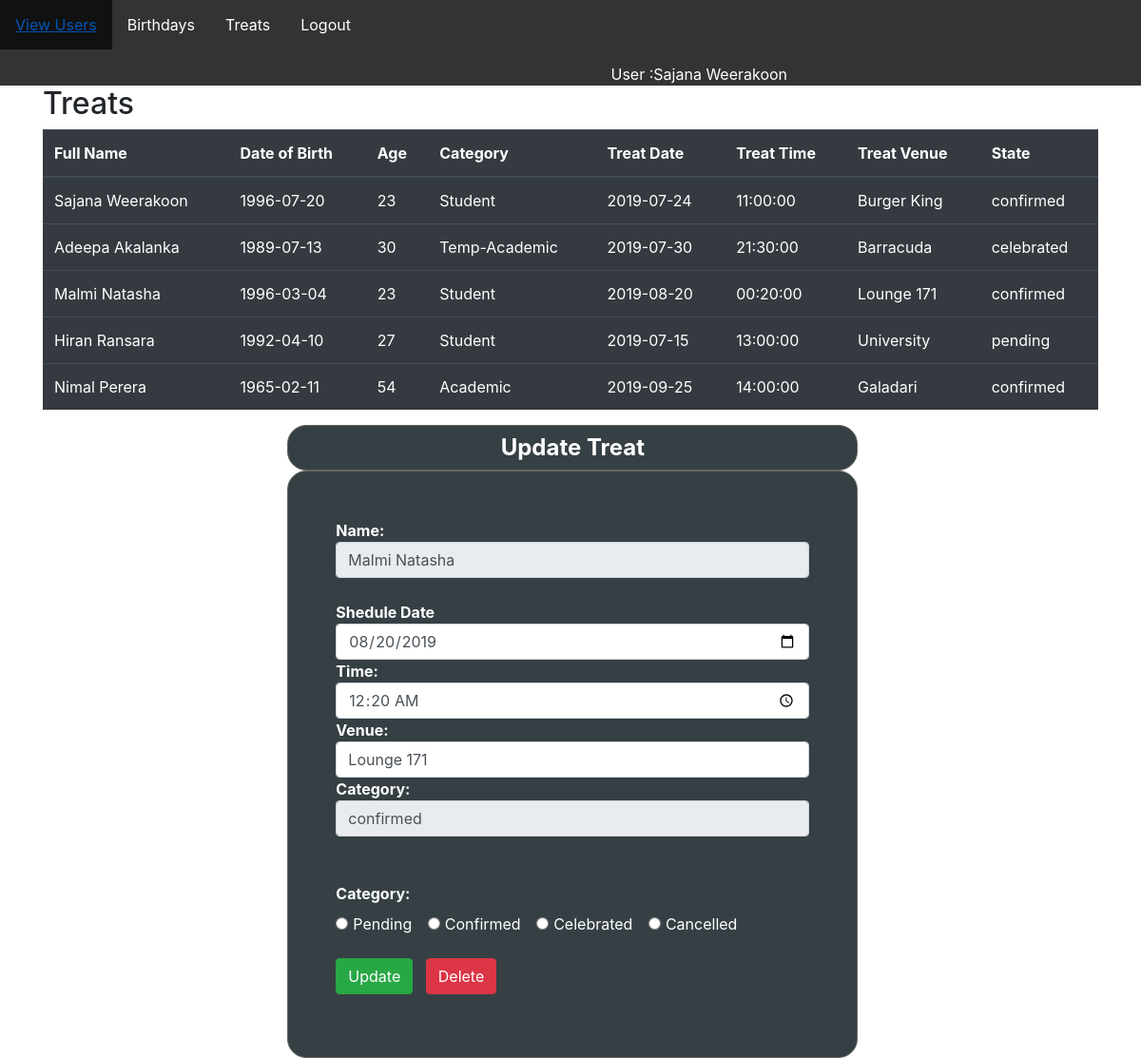
The app's page /treatshedule.php?treatid=4 (signed in) with its own data.
### tables this page shows
CREATE TABLE IF NOT EXISTS `treats` (
  `treat_id` int(11) NOT NULL AUTO_INCREMENT,
  `user_id` int(11) NOT NULL,
  `sheduleDate` date NOT NULL,
  `sheduleTime` time NOT NULL,
  `venue` varchar(50) NOT NULL,
  `state` varchar(50) NOT NULL,
  `treatNotes` varchar(50) NOT NULL,
  PRIMARY KEY (`treat_id`),
  KEY `user_id` (`user_id`)
);

CREATE TABLE IF NOT EXISTS `userdetails` (
  `user_id` int(50) NOT NULL AUTO_INCREMENT,
  `fname` varchar(50) NOT NULL,
  `lname` varchar(50) NOT NULL,
  `pname` varchar(50) NOT NULL,
  `DOB` date NOT NULL,
  `oemail` varchar(50) DEFAULT NULL,
  `pemail` varchar(50) NOT NULL,
  `mobile` int(10) NOT NULL,
  `facebook` varchar(50) DEFAULT NULL,
  `designation` varchar(50) DEFAULT NULL,
  `category` varchar(50) NOT NULL,
  `NIC` varchar(50) NOT NULL,
  `indexNO` varchar(50) DEFAULT NULL,
  `food` varchar(50) NOT NULL,
  `note` varchar(250) DEFAULT NULL,
  PRIMARY KEY (`user_id`)
);

### treatshedule.php (the view, shortened to what this page needs)
<?php
$con = mysqli_connect('localhost', 'root', '', 'birthday');
$query = "SELECT t.treat_id, u.user_id, u.fname, u.lname, u.DOB, u.category, t.sheduleDate, t.sheduleTime, t.venue, t.state FROM treats t, userdetails u where t.user_id = u.user_id";
$result = mysqli_query($con, $query);
?>
<!DOCTYPE html>
<html lang="en">
<head>
    <link rel="stylesheet" href="https://stackpath.bootstrapcdn.com/bootstrap/4.3.1/css/bootstrap.min.css"
>
        <link rel="stylesheet" href="./css/style.css">
</head>
<body>
<?php
  require_once("navbar.php");
  ?>
    <div class="container" id="alluser" >
        <h2>Treats</h2>
        <table class="table table-dark table-hover" id="treatTbl">
            <thead>
                <tr>
                    <th>Full Name</th>
                    <th>Date of Birth</th>
                    <th>Age</th>
                    <th>Category</th>
                    <th>Treat Date</th>
                    <th>Treat Time</th>
                    <th>Treat Venue</th>
                    <th>State</th>
                </tr>
            </thead>
            <tbody>
                <?php
                while($row = mysqli_fetch_assoc($result)){
                    $birthDate = $row['DOB'];
                     $birthDate = explode("-", $birthDate);
                    $age = (date("md", date("U", mktime(0, 0, 0, $birthDate[2], $birthDate[1], $birthDate[0]))) > date("md")
                            ? ((date("Y") - $birthDate[0]) - 0)
                                : (date("Y") - $birthDate[0]));
                echo"<tr>
                    <td style='display:none'>".$row['treat_id']."</td>
                    <td style='display:none'>".$row['user_id']."</td>
                    <td>".$row['fname']." ".$row['lname']."</td>
                    <td>".$row['DOB']."</td>
                    <td>".$age."</td>
                    <td>".$row['category']."</td>
                    <td>".$row['sheduleDate']."</td>
                    <td>".$row['sheduleTime']."</td>
                    <td>".$row['venue']."</td>
                    <td>".$row['state']."</td>
                    </tr>";
                }
                ?>
            </tbody>
        </table>
    </div>
                <?php
                if(isset($_GET['treatid'])){
                    $treatId = $_GET['treatid'];
                    $query1 = "SELECT t.treat_id, u.user_id, u.fname, u.lname, u.DOB, u.category, t.sheduleDate, t.sheduleTime, t.venue, t.state FROM treats t, userdetails u where t.user_id = u.user_id and treat_id='$treatId'";
                    $result1 = mysqli_query($con, $query1);
                    $row1 = mysqli_fetch_assoc($result1);
                    $fullName = $row1['fname']." ".$row1['lname'];
                    $date = $row1['sheduleDate'];
                    $time = $row1['sheduleTime'];
                    $venue = $row1['venue'];
                    $state = $row1['state'];
                    echo" <div id='flip' style='width: 600px; float: left; margin-top: 0cm; margin-left:8cm'><span id='treat'>Update Treat</span></div>
            <div id='panel' style='width: 600px; float: left; margin-top: 0cm;margin-left:8cm;text-align: left; display:inline '>
                <form name='frmUpdateTreat' action='#' method='POST'>
                <strong class='treatfont'>Name: </strong><input type='text' name='name' readonly
                class='form-control form-control' value='$fullName'><br>
                    <strong class='treatfont'>Shedule Date </strong> <input type='date' id='sheduleDate' name='sheduleDate' value='$date'
                        min='1920-01-01' max='2200-12-31' class='form-control' required>
                    <strong class='treatfont'>Time: </strong> <input type='time' name='time' class='form-control form-control' value='$time'
                        required>
                    <strong class='treatfont'>Venue: </strong><input type='text' name='venue' class='form-control form-control' value='$venue'
                        required>
                        <strong class='treatfont'>Category: </strong><input type='text' name='categoryR' readonly
                        class='form-control form-control' value='$state'><br>
                   <br>
                    <div class='form-group'>
                        <label class='treatfont' style='font-weight: bold' for='Category'>Category:</label>
                        <br>
                        <div class='form-check-inline'>
                            <label class='form-check-label treatfont'>
                                <input type='radio' class='form-check-input' value='pending' name='state' >Pending
                            </label>
                        </div>
                        <div class='form-check-inline'>
                            <label class='form-check-label treatfont'>
                                <input type='radio' class='form-check-input' value='confirmed' name='state'>Confirmed
                            </label>
                        </div>
                        <div class='form-check-inline'>
                            <label class='form-check-label treatfont'>
                                <input type='radio' class='form-check-input' value='celebrated' name='state'>Celebrated
                            </label>
                        </div>
                        <div class='form-check-inline'>
                            <label class='form-check-label treatfont'>
                                <input type='radio' class='form-check-input' value='cancelled' name='state'>Cancelled
                            </label>
                        </div>
                        <br><br>
                        <button type='submit' class='btn btn-success ' name='updateTreat'>Update</button>&nbsp;&nbsp;
                        <button type='submit' class='btn btn-danger ' name='delete'>Delete</button>
                </form>
            </div>";
                }
                ?>
</body>
</html>

### css/style.css (style rules this page uses)
#panel, #flip { padding: 5px; text-align: center; background-color: #364044; border: solid 1px #64665f; border-radius: 20px; margin-right: 1cm; }
#panel { padding: 50px; display: none; }
#treat { color: rgb(255, 255, 255); font-weight: bolder; font-size: 24px; }
.treatfont { color: rgb(255, 255, 255); }

### records on screen
treats: user.fname "Sajana", user.lname "Weerakoon", user.DOB "1996-07-20", user.DOB "23", user.category "Student", sheduleDate "2019-07-24", sheduleTime "11:00:00", venue "Burger King", state "confirmed"
treats: user.fname "Adeepa", user.lname "Akalanka", user.DOB "1989-07-13", user.DOB "30", user.category "Temp-Academic", sheduleDate "2019-07-30", sheduleTime "21:30:00", venue "Barracuda", state "celebrated"
treats: user.fname "Malmi", user.lname "Natasha", user.DOB "1996-03-04", user.DOB "23", user.category "Student", sheduleDate "2019-08-20", sheduleTime "00:20:00", venue "Lounge 171", state "confirmed", name "Malmi Natasha", sheduleDate "08/20/2019", time "00:20:00", categoryR "confirmed"
treats: user.fname "Hiran", user.lname "Ransara", user.DOB "1992-04-10", user.DOB "27", user.category "Student", sheduleDate "2019-07-15", sheduleTime "13:00:00", venue "University", state "pending"
treats: user.fname "Nimal", user.lname "Perera", user.DOB "1965-02-11", user.DOB "54", user.category "Academic", sheduleDate "2019-09-25", sheduleTime "14:00:00", venue "Galadari", state "confirmed"

### other values on screen
$user "Sajana Weerakoon"
